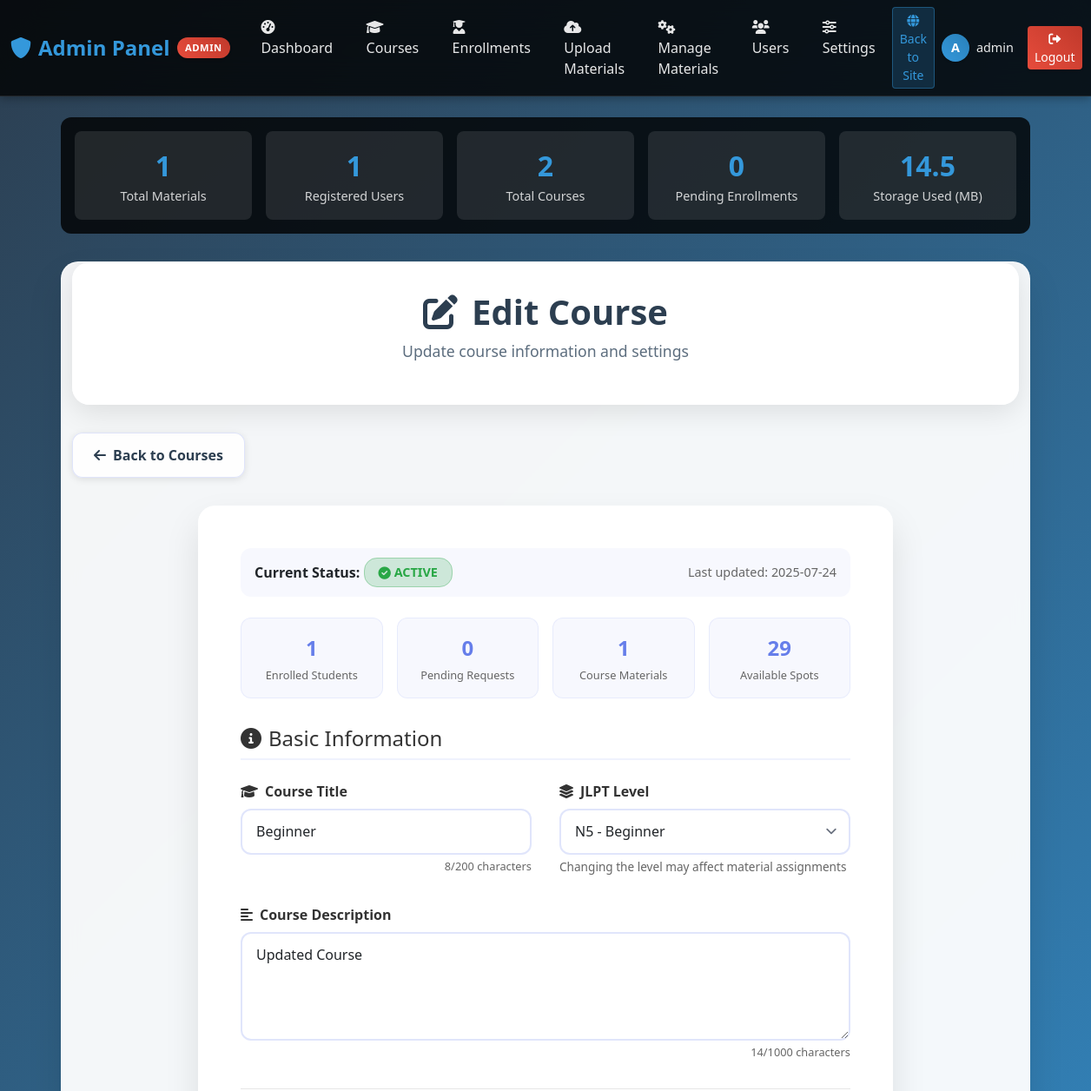
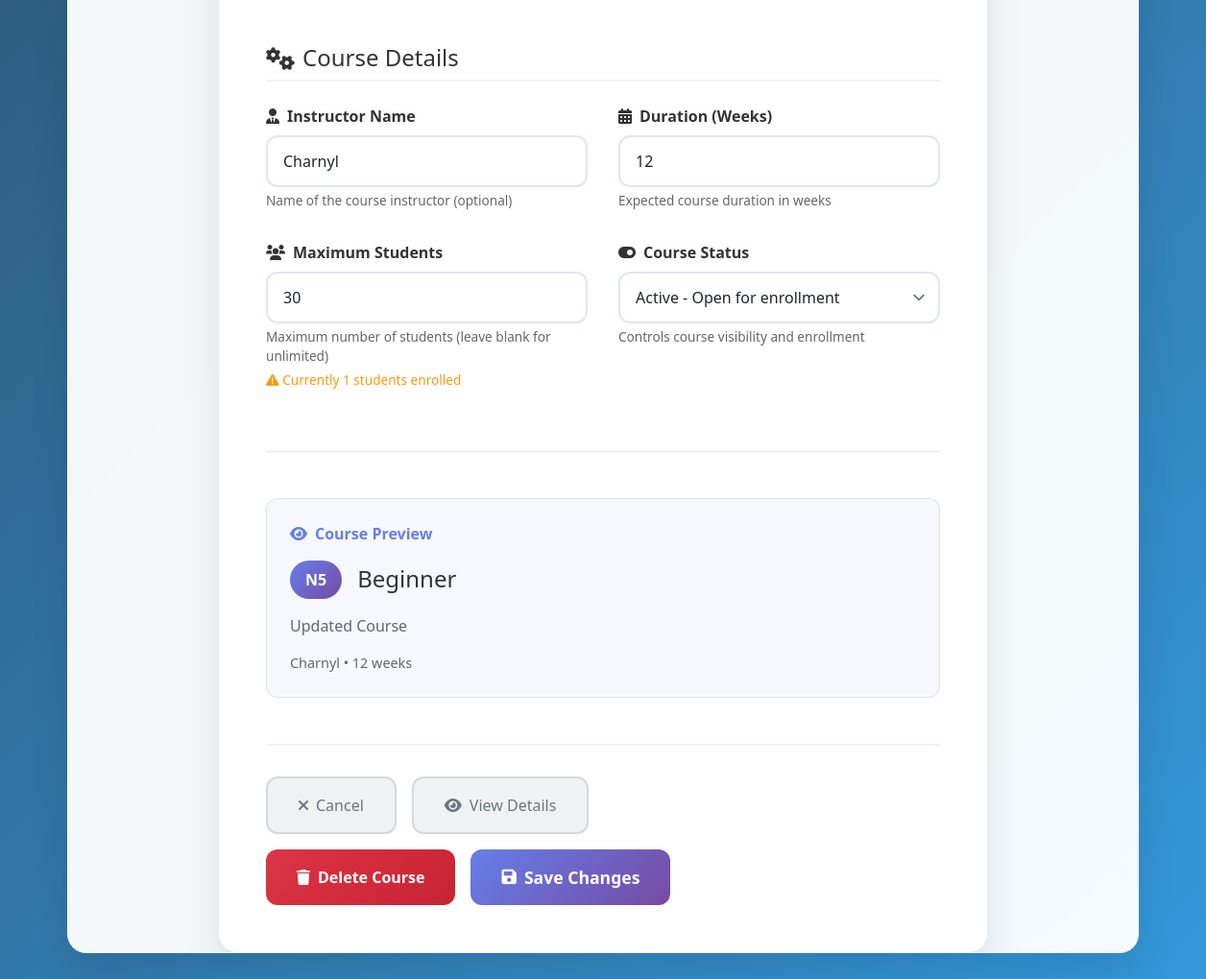
/admin/courses/2/edit (signed in), run on the app's committed database (2 pictures, top to bottom).
### tables this page shows
CREATE TABLE courses (
            id INTEGER PRIMARY KEY AUTOINCREMENT,
            title TEXT NOT NULL,
            description TEXT,
            jlpt_level TEXT NOT NULL,
            instructor_name TEXT,
            duration_weeks INTEGER,
            max_students INTEGER,
            status TEXT DEFAULT 'active',
            created_by INTEGER,
            created_at TIMESTAMP DEFAULT CURRENT_TIMESTAMP,
            updated_at TIMESTAMP DEFAULT CURRENT_TIMESTAMP,
            FOREIGN KEY (created_by) REFERENCES admin_users (id)
        );

### app.py (the view)
@app.route('/admin/courses/<int:course_id>/edit', methods=['GET', 'POST'])
@admin_required
def admin_edit_course(course_id):
    if request.method == 'POST':
        return admin_update_course(course_id)
    try:
        conn = get_db_connection()
        course = conn.execute('SELECT * FROM courses WHERE id = ?', (course_id,)).fetchone()
        if not course:
            flash('Course not found!', 'error')
            conn.close()
            return redirect(url_for('admin_courses'))
        enrolled_count = conn.execute(
            'SELECT COUNT(*) FROM enrollments WHERE course_id = ? AND status = "approved"',
            (course_id,)
        ).fetchone()[0]
        pending_count = conn.execute(
            'SELECT COUNT(*) FROM enrollments WHERE course_id = ? AND status = "pending"',
            (course_id,)
        ).fetchone()[0]
        material_count = conn.execute(
            'SELECT COUNT(*) FROM course_materials WHERE course_id = ?',
            (course_id,)
        ).fetchone()[0]
        conn.close()
        course_dict = dict(course)
        if course_dict.get('created_at'):
            course_dict['created_at'] = parse_datetime(course_dict['created_at']).strftime('%Y-%m-%d %H:%M:%S')
        if course_dict.get('updated_at'):
            course_dict['updated_at'] = parse_datetime(course_dict['updated_at']).strftime('%Y-%m-%d %H:%M:%S')
        return render_template('admin_course_edit.html',
                             course=course_dict,
                             enrolled_count=enrolled_count,
                             pending_count=pending_count,
                             material_count=material_count)
    except Exception as e:
        app.logger.error(f'Error loading course {course_id} for editing: {str(e)}')
        flash('Error loading course. Please try again.', 'error')
        return redirect(url_for('admin_courses'))

### templates/admin_course_edit.html (shortened to what this page needs)
{% extends "admin_base.html" %}
{% block content %}
<div class="container">
    <div class="edit-header">
        <h1 class="edit-title">
            <i class="fas fa-edit"></i>
            <span>Edit Course</span>
        </h1>
        <p class="edit-subtitle">Update course information and settings</p>
    </div>
    <a href="/admin/courses" class="back-link">
        <i class="fas fa-arrow-left"></i>
        Back to Courses
    </a>
    <div class="edit-form">
        <div class="status-indicator">
            <div>
                <strong>Current Status:</strong>
                <span class="status-badge status-{{ course.status }}">
                    <i class="fas fa-{% if course.status == 'active' %}check-circle{% elif course.status == 'inactive' %}times-circle{% else %}edit{% endif %}"></i>
                    {{ course.status.title() }}
                </span>
            </div>
            <div style="flex: 1; text-align: right; color: #666; font-size: 0.9rem;">
                Last updated: {{ course.updated_at[:10] if course.updated_at else course.created_at[:10] if course.created_at else 'Recently' }}
            </div>
        </div>
        <div class="stats-grid">
            <div class="stat-card">
                <div class="stat-number">{{ enrolled_count or 0 }}</div>
                <div class="stat-label">Enrolled Students</div>
            </div>
            <div class="stat-card">
                <div class="stat-number">{{ pending_count or 0 }}</div>
                <div class="stat-label">Pending Requests</div>
            </div>
            <div class="stat-card">
                <div class="stat-number">{{ material_count or 0 }}</div>
                <div class="stat-label">Course Materials</div>
            </div>
            <div class="stat-card">
                <div class="stat-number">{{ (course.max_students - (enrolled_count or 0)) if course.max_students else '∞' }}</div>
                <div class="stat-label">Available Spots</div>
            </div>
        </div>
        <form method="POST" action="/admin/courses/{{ course.id }}/update" id="edit-course-form">
            <div class="form-section">
                <h3 class="section-title">
                    <i class="fas fa-info-circle"></i>
                    Basic Information
                </h3>
                <div class="form-row">
                    <div class="form-group">
                        <label for="title" class="form-label">
                            <i class="fas fa-graduation-cap"></i> Course Title
                        </label>
                        <input type="text" id="title" name="title" class="form-control"
                               value="{{ course.title }}" required maxlength="200"
                               onkeyup="updateCharacterCount('title', 200)">
                        <div class="character-counter" id="title-counter">
                        </div>
                    </div>
                    <div class="form-group">
                        <label for="jlpt_level" class="form-label">
                            <i class="fas fa-layer-group"></i> JLPT Level
                        </label>
                        <select id="jlpt_level" name="jlpt_level" class="form-control form-select" required>
                            <option value="N5" {% if course.jlpt_level == 'N5' %}selected{% endif %}>N5 - Beginner</option>
                        </select>
                        <div class="help-text">Changing the level may affect material assignments</div>
                    </div>
                </div>
                <div class="form-group form-group-full">
                    <label for="description" class="form-label">
                        <i class="fas fa-align-left"></i> Course Description
                    </label>
                    <textarea id="description" name="description" class="form-control" rows="4"
                              maxlength="1000" onkeyup="updateCharacterCount('description', 1000)"
                              placeholder="Describe what students will learn in this course...">{{ course.description or '' }}</textarea>
                    <div class="character-counter" id="description-counter">
                    </div>
                </div>
            </div>
            <div class="form-section">
                <h3 class="section-title">
                    <i class="fas fa-cogs"></i>
                    Course Details
                </h3>
                <div class="form-row">
                    <div class="form-group">
                        <label for="instructor_name" class="form-label">
                            <i class="fas fa-user-tie"></i> Instructor Name
                        </label>
                        <input type="text" id="instructor_name" name="instructor_name" class="form-control"
                               value="{{ course.instructor_name or '' }}" maxlength="100"
                               placeholder="Enter instructor name">
                        <div class="help-text">Name of the course instructor (optional)</div>
                    </div>
                    <div class="form-group">
                        <label for="duration_weeks" class="form-label">
                            <i class="fas fa-calendar-alt"></i> Duration (Weeks)
                        </label>
                        <input type="number" id="duration_weeks" name="duration_weeks" class="form-control"
                               value="{{ course.duration_weeks or '' }}" min="1" max="52"
                               placeholder="e.g., 12">
                        <div class="help-text">Expected course duration in weeks</div>
                    </div>
                </div>
                <div class="form-row">
                    <div class="form-group">
                        <label for="max_students" class="form-label">
                            <i class="fas fa-users"></i> Maximum Students
                        </label>
                        <input type="number" id="max_students" name="max_students" class="form-control"
                               value="{{ course.max_students or '' }}" min="1" max="1000"
                               placeholder="e.g., 30">
                        <div class="help-text">Maximum number of students (leave blank for unlimited)</div>
                        {% if enrolled_count and course.max_students and enrolled_count > 0 %}
                        <div class="help-text" style="color: #f39c12;">
                            <i class="fas fa-warning"></i>
                            Currently {{ enrolled_count }} students enrolled
                        </div>
                        {% endif %}
                    </div>
                    <div class="form-group">
                        <label for="status" class="form-label">
                            <i class="fas fa-toggle-on"></i> Course Status
                        </label>
                        <select id="status" name="status" class="form-control form-select" required>
                            <option value="active" {% if course.status == 'active' %}selected{% endif %}>Active - Open for enrollment</option>
                        </select>
                        <div class="help-text">Controls course visibility and enrollment</div>
                    </div>
                </div>
            </div>
            <div class="preview-section">
                <div class="preview-title">
                    <i class="fas fa-eye"></i>
                    Course Preview
                </div>
                <div id="course-preview">
                    <div style="display: flex; align-items: center; gap: 1rem; margin-bottom: 1rem;">
                        <div style="background: linear-gradient(135deg, #667eea, #764ba2); color: white; padding: 0.5rem 1rem; border-radius: 20px; font-weight: bold;">
                        </div>
                        <h4 style="margin: 0; color: #333;" id="preview-title">{{ course.title }}</h4>
                    </div>
                    <p style="color: #666; margin: 0;" id="preview-description">
                    </p>
                    <div style="margin-top: 1rem; font-size: 0.9rem; color: #666;">
                        <span id="preview-instructor">{{ course.instructor_name or 'No instructor assigned' }}</span>
                        {% if course.duration_weeks %} • {{ course.duration_weeks }} weeks{% endif %}
                    </div>
                </div>
            </div>
            <div class="action-buttons">
                <div style="display: flex; gap: 1rem;">
                    <a href="/admin/courses" class="btn-cancel">
                        <i class="fas fa-times"></i>
                        Cancel
                    </a>
                    <a href="/admin/courses/{{ course.id }}" class="btn-cancel">
                        <i class="fas fa-eye"></i>
                        View Details
                    </a>
                </div>
                <div style="display: flex; gap: 1rem;">
                    <button type="button" class="btn-delete" onclick="confirmDeleteCourse()">
                        <i class="fas fa-trash"></i>
                        Delete Course
                    </button>
                    <button type="submit" class="btn-save" id="save-btn">
                        <i class="fas fa-save"></i>
                        Save Changes
                    </button>
                </div>
            </div>
        </form>
    </div>
</div>
{% endblock %}

### data on the page
courses: status "ACTIVE", updated_at "2025-07-24", max_students "29", title "Beginner", jlpt_level "N5 - Beginner", description "Updated Course", instructor_name "Charnyl", duration_weeks "12", max_students "30", status "Active - Open for enrollment"

### other printed values
{{ session.admin_username[0].upper() if session.admin_username else 'A' }} "A"
{{ session.admin_username }} "admin"
{{ enrolled_count or 0 }} "1"
{{ pending_count or 0 }} "0"
{{ material_count or 0 }} "1"
{{ enrolled_count }} "1"
